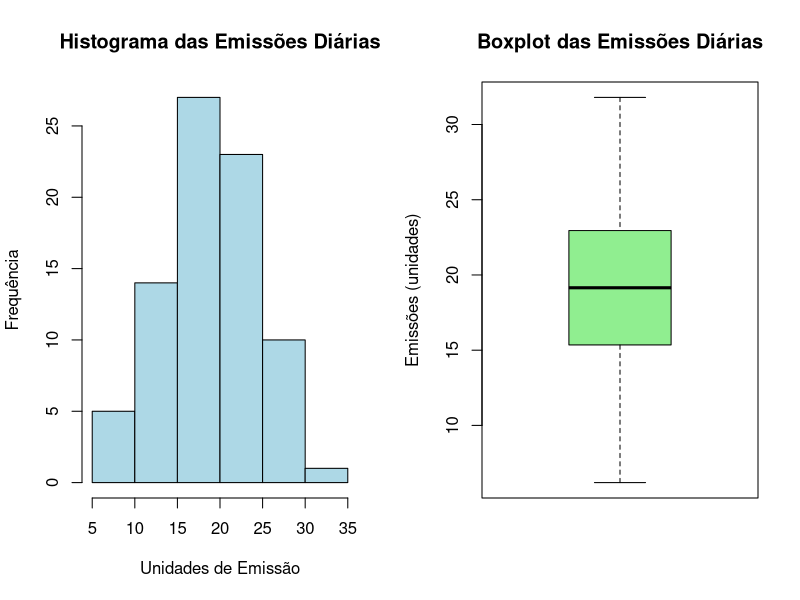

Write R code to recreate this figure.
dados <- scan("dados/emissoes.txt")

# 1.1
media <- mean(dados)
mediana <- median(dados)
moda <- function(x){
    tabela <- table(x)
    as.numeric(names(tabela)[tabela == max(tabela)])
}
moda <- moda(dados)

sumario_central <- data.frame(
    Media = media,
    Mediana = mediana,
    Moda = moda
)
sumario_central
 
amplitude <- range(dados)[2] - range(dados)[1]
variancia <- var(dados)
desvio_padrao <- sd(dados)
coef_variacao <- (desvio_padrao/media) * 100

sumario_dispersao <- data.frame(
    Amplitude = amplitude,
    Variancia = variancia,
    `Desvio Padrao` = desvio_padrao,
    `Coef. de Variacao` = coef_variacao
)
sumario_dispersao

# 1.2
pdf("graficos/graficos_questao1.pdf")
par(mfrow = c(1,2))

hist(dados,
     main = "Histograma das Emissões Diárias",
     xlab = "Unidades de Emissão",
     ylab = "Frequência",
     col = "lightblue",
     border = "black"
)

boxplot(dados,
        main = "Boxplot das Emissões Diárias",
        ylab = "Emissões (unidades)",
        col = "lightgreen",
        border = "black"
)

dev.off()


# 1.3
q1 <- as.numeric(quantile(dados, probs = c(1/4)))
q2 <- as.numeric(quantile(dados, probs = c(2/4)))
q3 <- as.numeric(quantile(dados, probs = c(3/4)))

iqr <- IQR(dados)

limite_inferior <- q1 - (1.5 * iqr)
limite_superior <- q3 + (1.5 * iqr)

outliers <- dados[dados < limite_inferior | dados > limite_superior]

sumario_quartis <- data.frame(
    Q1 = q1,
    Q2 = q2,
    Q3 = q3,
    `Limite Sup.` = limite_superior,
    `Limite Inf.` = limite_inferior,
    `N° de outliers` = length(outliers)
)
sumario_quartis

# 1.4
excederam <- dados[dados > 25]
proporcao <- length(excederam)/length(dados) * 100
proporcao